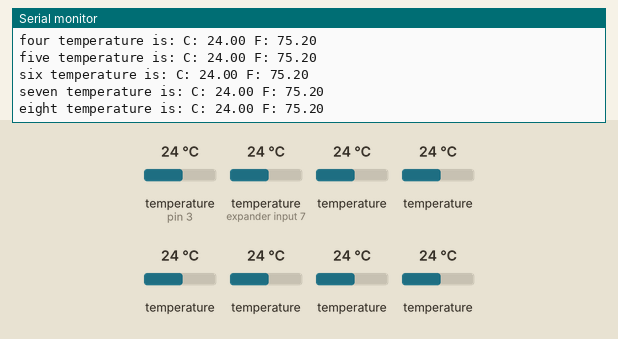
Bench run of a sketch on a simulated Arduino Uno, built with avr-gcc and run on an emulated ATmega328P. On the bench: the last lines printed to the serial monitor. Inputs (shaded band) come from the test bench; at power-on: temperature (sensors on pin 3, expander input 7) 24 °C, temperature 24 °C.

Above: at 5.4 s.
5.5 s: temperature (sensor on pin 3) set to 12 °C
At 7.07 s:
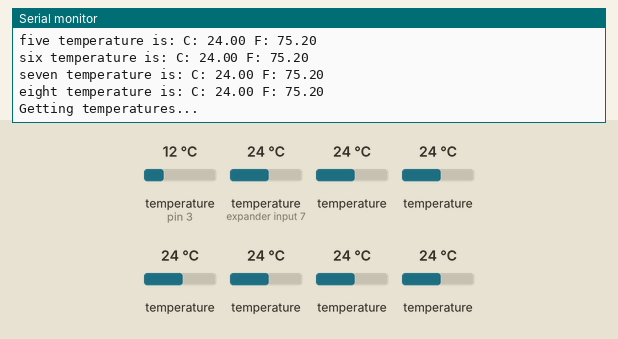
9.1 s: temperature (sensor on expander input 7) set to 12 °C
At 10.4 s:
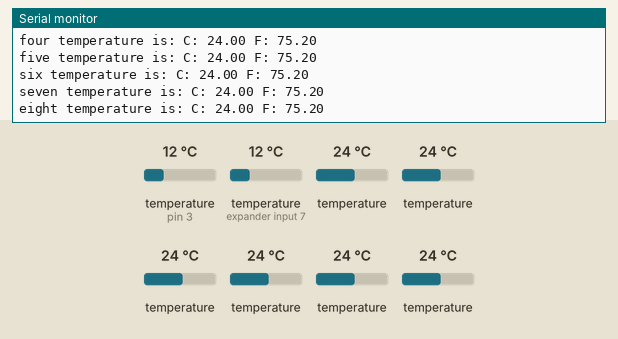
12.7 s: temperature (sensor 203) set to 12 °C
At 14.44 s:
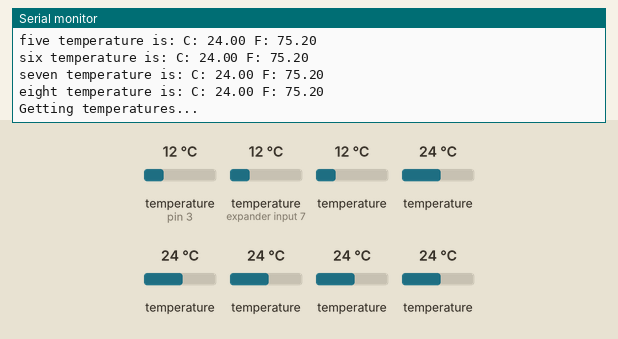
16.3 s: temperature (sensor 303) set to 12 °C
At 18.4 s:
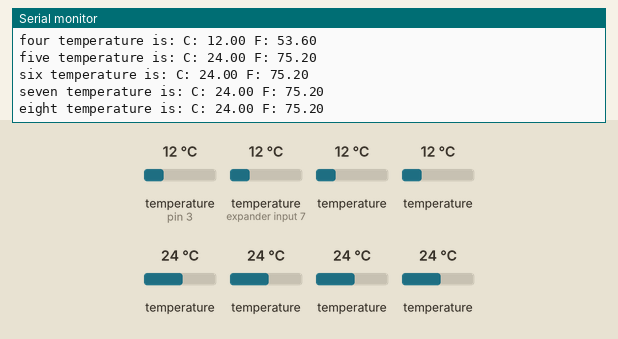
19.9 s: temperature (sensor 403) set to 12 °C
At 21.8 s:
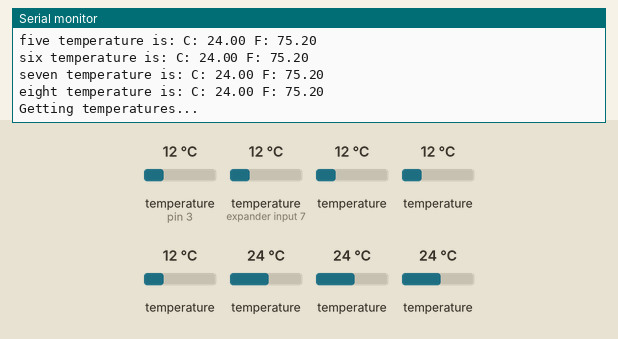
23.5 s: temperature (sensor 503) set to 12 °C
At 25.1 s:
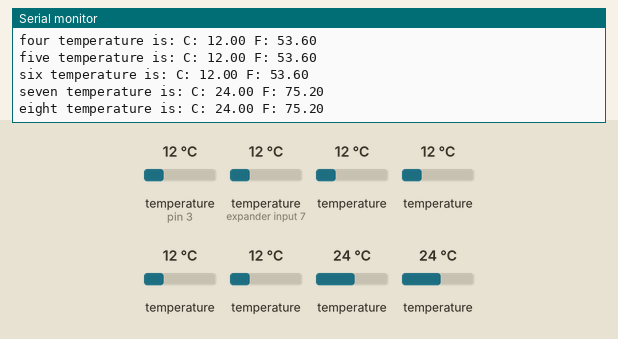

The sketch:

_8sensor_temp.ino
```cpp
#include <OneWire.h>
#include <DallasTemperature.h>

// Data wire is plugged into pin 3 on the Arduino
#define ONE_WIRE_BUS 3

// Setup a oneWire instance to communicate with any OneWire devices
OneWire oneWire(ONE_WIRE_BUS);

// Pass our oneWire reference to Dallas Temperature.
DallasTemperature sensors(&oneWire);

// Assign the addresses of your 1-Wire temp sensors.
// See the tutorial on how to obtain these addresses:
// http://www.hacktronics.com/Tutorials/arduino-1-wire-address-finder.html

DeviceAddress oneThermometer = {
0x28, 0xEF, 0xEA, 0x05, 0x06, 0x00, 0x00, 0x24 };
DeviceAddress twoThermometer = {
0x28, 0x90, 0x8B, 0x07, 0x06, 0x00, 0x00, 0x43 };
DeviceAddress threeThermometer = {
0x28, 0x78, 0x86, 0x07, 0x06, 0x00, 0x00, 0x27 };
DeviceAddress fourThermometer = {
0x28, 0x56, 0x0A, 0x05, 0x06, 0x00, 0x00, 0x6F };
DeviceAddress fiveThermometer = {
0x28, 0x82, 0x7F, 0x07, 0x06, 0x00, 0x00, 0xCF };
DeviceAddress sixThermometer = {
0x28, 0xF0, 0x7E, 0x07, 0x06, 0x00, 0x00, 0xF4 };
DeviceAddress sevenThermometer = {
0x28, 0x65, 0xF6, 0x05, 0x06, 0x00, 0x00, 0x5C };
DeviceAddress eightThermometer = {
0x28, 0x59, 0x7C, 0x07, 0x06, 0x00, 0x00, 0xBD };

void setup(void)
{
  // start serial port
  Serial.begin(9600);
  // Start up the library
  sensors.begin();
  // set the resolution to 10 bit (good enough?)
  sensors.setResolution(oneThermometer, 10);
  sensors.setResolution(twoThermometer, 10);
  sensors.setResolution(threeThermometer, 10);
  sensors.setResolution(fourThermometer, 10);
  sensors.setResolution(fiveThermometer, 10);
  sensors.setResolution(sixThermometer, 10);
  sensors.setResolution(sevenThermometer, 10);
  sensors.setResolution(eightThermometer, 10);
}

void printTemperature(DeviceAddress deviceAddress)
{
  float tempC = sensors.getTempC(deviceAddress);
  if (tempC == -127.00) {
    Serial.print("Error getting temperature");
  } else {
    Serial.print("C: ");
    Serial.print(tempC);
    Serial.print(" F: ");
    Serial.print(DallasTemperature::toFahrenheit(tempC));
  }
}

void loop(void)
{
  delay(2000);
  Serial.print("Getting temperatures...\n\r");
  sensors.requestTemperatures();

  Serial.print("one temperature is: ");
  printTemperature(oneThermometer);
  Serial.print("\n\r");
  Serial.print("two temperature is: ");
  printTemperature(twoThermometer);
  Serial.print("\n\r");
  Serial.print("three temperature is: ");
  printTemperature(threeThermometer);
  Serial.print("\n\r");
  Serial.print("four temperature is: ");
  printTemperature(fourThermometer);
  Serial.print("\n\r");
  Serial.print("five temperature is: ");
  printTemperature(fiveThermometer);
  Serial.print("\n\r");
  Serial.print("six temperature is: ");
  printTemperature(sixThermometer);
  Serial.print("\n\r");
  Serial.print("seven temperature is: ");
  printTemperature(sevenThermometer);
  Serial.print("\n\r");
  Serial.print("eight temperature is: ");
  printTemperature(eightThermometer);
  Serial.print("\n\r");


}
```

Measured:
- after the input at 9.1 s, the serial monitor: prints a new line after 0.51 s (image 2)
- after the input at 16.3 s, the serial monitor: prints a new line after 0.76 s (image 4)
- after the input at 23.5 s, the serial monitor: prints a new line after 1.0 s (image 6)
